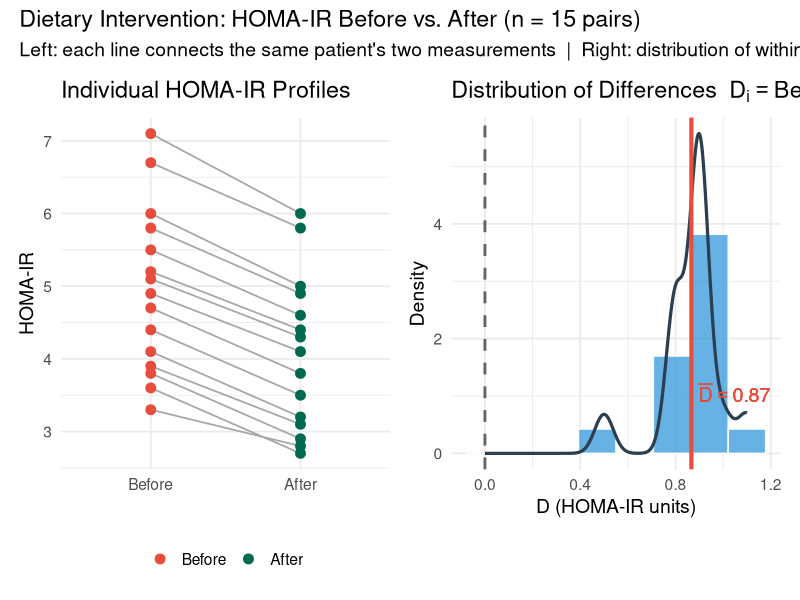
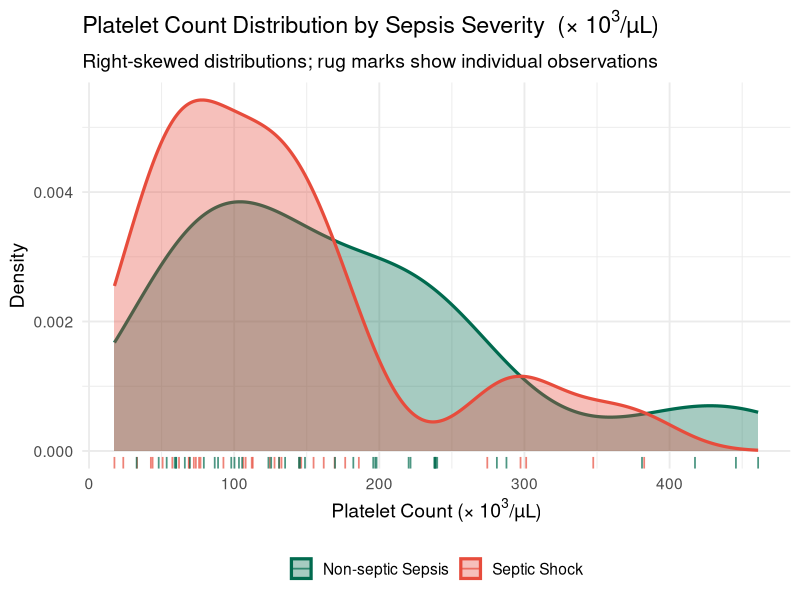
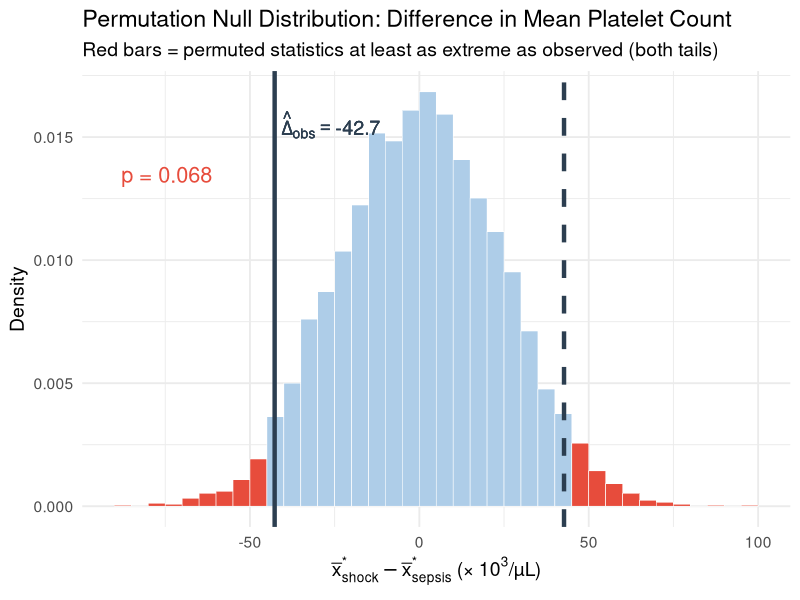

These figures' R source, in order:
## ---- chunk 1
#| label: "setup"
#| include: false
knitr::opts_chunk$set(echo = TRUE, warning = FALSE, message = FALSE)
library(tidyverse)
library(broom)
library(patchwork)
set.seed(551)
theme_set(theme_minimal(base_size = 14))
## ---- chunk 2
n1 <- 22; xbar1 <- 412.8; s1 <- 68.4  # COPD
n2 <- 25; xbar2 <- 356.2; s2 <- 41.7  # Controls

# Welch-Satterthwaite
v1 <- s1^2 / n1
v2 <- s2^2 / n2

nu_hat <- (v1 + v2)^2 / (v1^2 / (n1 - 1) + v2^2 / (n2 - 1))
cat(sprintf("v1 = s1^2/n1 = %.4f\n", v1))
cat(sprintf("v2 = s2^2/n2 = %.4f\n", v2))
cat(sprintf("Numerator:   (v1 + v2)^2 = %.4f\n", (v1 + v2)^2))
cat(sprintf("Denominator: %.4f\n", v1^2/(n1-1) + v2^2/(n2-1)))
cat(sprintf("nu_hat = %.2f  -->  round down to %d\n", nu_hat, floor(nu_hat)))
## ---- chunk 3
SE_diff <- sqrt(s1^2/n1 + s2^2/n2)
t_obs   <- (xbar1 - xbar2) / SE_diff
p_one   <- pt(t_obs, df = nu_hat, lower.tail = FALSE)

cat(sprintf("SE(xbar1 - xbar2) = %.4f\n", SE_diff))
cat(sprintf("t_obs = %.4f\n", t_obs))
cat(sprintf("df    = %.2f\n", nu_hat))
cat(sprintf("p-value (one-sided, upper) = %.5f\n", p_one))
## ---- chunk 4
t_crit <- qt(0.975, df = nu_hat)
ci_lo  <- (xbar1 - xbar2) - t_crit * SE_diff
ci_hi  <- (xbar1 - xbar2) + t_crit * SE_diff

cat(sprintf("t_crit (df = %.1f) = %.4f\n", nu_hat, t_crit))
cat(sprintf("95%% CI: (%.2f, %.2f) mg/dL\n", ci_lo, ci_hi))
## ---- chunk 5
F_obs  <- s1^2 / s2^2
df1    <- n1 - 1
df2    <- n2 - 1

# Two-sided p-value: 2 * min(lower, upper) tail
p_F <- 2 * min(pf(F_obs, df1, df2), pf(F_obs, df1, df2, lower.tail = FALSE))

cat(sprintf("F = s1^2/s2^2 = %.4f^2 / %.4f^2 = %.4f\n", s1, s2, F_obs))
cat(sprintf("df1 = %d, df2 = %d\n", df1, df2))
cat(sprintf("Two-sided p-value = %.5f\n", p_F))
## ---- chunk 6
Sp2 <- ((n1-1)*s1^2 + (n2-1)*s2^2) / (n1 + n2 - 2)
Sp  <- sqrt(Sp2)
SE_pool <- Sp * sqrt(1/n1 + 1/n2)
t_pool  <- (xbar1 - xbar2) / SE_pool
df_pool <- n1 + n2 - 2
p_pool  <- pt(t_pool, df = df_pool, lower.tail = FALSE)
t_crit_pool <- qt(0.975, df = df_pool)
ci_pool <- c((xbar1 - xbar2) - t_crit_pool * SE_pool,
             (xbar1 - xbar2) + t_crit_pool * SE_pool)

cat(sprintf("Sp^2 = %.2f  -->  Sp = %.2f\n", Sp2, Sp))
cat(sprintf("SE_pool = %.4f\n", SE_pool))
cat(sprintf("t_pool = %.4f, df = %d\n", t_pool, df_pool))
cat(sprintf("p-value (one-sided) = %.5f\n", p_pool))
cat(sprintf("95%% Pooled CI: (%.2f, %.2f)\n", ci_pool[1], ci_pool[2]))
## ---- chunk 7
nA <- 105; xA <- 89   # Regimen A
nB <- 105; xB <- 76   # Regimen B

phatA <- xA / nA
phatB <- xB / nB
diff_hat <- phatA - phatB

cat(sprintf("phat_A = %d/%d = %.4f\n", xA, nA, phatA))
cat(sprintf("phat_B = %d/%d = %.4f\n", xB, nB, phatB))
cat(sprintf("phat_A - phat_B = %.4f\n", diff_hat))
## ---- chunk 8
cond <- tibble(
  Regimen = c("A", "A", "B", "B"),
  Condition = c("n*phat", "n*(1-phat)", "n*phat", "n*(1-phat)"),
  Value = c(nA*phatA, nA*(1-phatA), nB*phatB, nB*(1-phatB))
)
cond
## ---- chunk 9
SE_unpooled <- sqrt(phatA*(1-phatA)/nA + phatB*(1-phatB)/nB)
z_crit      <- qnorm(0.975)
ci_lo_p     <- diff_hat - z_crit * SE_unpooled
ci_hi_p     <- diff_hat + z_crit * SE_unpooled

cat(sprintf("SE (unpooled) = %.5f\n", SE_unpooled))
cat(sprintf("95%% CI: (%.4f, %.4f)\n", ci_lo_p, ci_hi_p))
cat(sprintf("95%% CI: (%.1f%%, %.1f%%)\n", 100*ci_lo_p, 100*ci_hi_p))
## ---- chunk 10
phat_pool <- (xA + xB) / (nA + nB)
SE_pool_p <- sqrt(phat_pool*(1-phat_pool)*(1/nA + 1/nB))
Z_obs     <- diff_hat / SE_pool_p
p_two     <- 2 * pnorm(abs(Z_obs), lower.tail = FALSE)

cat(sprintf("phat_pool = (%d+%d)/(%d+%d) = %.4f\n", xA, xB, nA, nB, phat_pool))
cat(sprintf("SE (pooled) = %.5f\n", SE_pool_p))
cat(sprintf("Z = %.4f\n", Z_obs))
cat(sprintf("p-value (two-sided) = %.5f\n", p_two))

# Verify
prop.test(c(xA, xB), c(nA, nB), correct = FALSE) |> tidy()
## ---- chunk 11
RR_hat  <- phatA / phatB
log_RR  <- log(RR_hat)

# Var(log(phat_A/phat_B)) = Var(log phat_A) + Var(log phat_B)
# By delta method: Var(log phat) = (1-p)/(n*p)
var_log_A <- (1 - phatA) / (nA * phatA)
var_log_B <- (1 - phatB) / (nB * phatB)
se_log_RR <- sqrt(var_log_A + var_log_B)

ci_log  <- log_RR + c(-1,1) * z_crit * se_log_RR
ci_RR   <- exp(ci_log)

cat(sprintf("RR = phat_A / phat_B = %.4f / %.4f = %.4f\n",
            phatA, phatB, RR_hat))
cat(sprintf("log(RR) = %.4f,  SE(log RR) = %.5f\n", log_RR, se_log_RR))
cat(sprintf("95%% CI for log(RR): (%.4f, %.4f)\n", ci_log[1], ci_log[2]))
cat(sprintf("95%% CI for RR:      (%.4f, %.4f)\n", ci_RR[1],  ci_RR[2]))
## ---- chunk 12
before <- c(3.8, 5.2, 4.1, 6.7, 3.3, 4.9, 5.8, 7.1, 3.6, 4.4,
            6.0, 5.5, 4.7, 3.9, 5.1)
after  <- c(2.9, 4.4, 3.2, 5.8, 2.8, 4.1, 4.9, 6.0, 2.7, 3.5,
            5.0, 4.6, 3.8, 3.1, 4.3)
d      <- before - after
n_pair <- length(d)
## ---- chunk 13
Dbar  <- mean(d)
SD_d  <- sd(d)
r_cor <- cor(before, after)

cat(sprintf("n (pairs)     = %d\n",   n_pair))
cat(sprintf("D_bar         = %.4f\n", Dbar))
cat(sprintf("S_D           = %.4f\n", SD_d))
cat(sprintf("cor(before, after) = %.4f\n", r_cor))
## ---- chunk 14
t_pair <- Dbar / (SD_d / sqrt(n_pair))
p_pair <- pt(t_pair, df = n_pair - 1, lower.tail = FALSE)
t_crit_pair <- qt(0.975, df = n_pair - 1)

cat(sprintf("T = %.4f\n", t_pair))
cat(sprintf("df = %d\n", n_pair - 1))
cat(sprintf("p-value (one-sided) = %.6f\n", p_pair))

# Confirm with t.test
t.test(before, after, paired = TRUE, alternative = "greater") |> tidy()
## ---- chunk 15
ci_pair_lo <- Dbar - t_crit_pair * SD_d / sqrt(n_pair)
ci_pair_hi <- Dbar + t_crit_pair * SD_d / sqrt(n_pair)

cat(sprintf("95%% CI for mu_D: (%.4f, %.4f)\n", ci_pair_lo, ci_pair_hi))
## ---- chunk 16
welch_wrong <- t.test(before, after, paired = FALSE, 
                       alternative = "greater") |> tidy()
welch_paired <- t.test(before, after, paired = TRUE) |> tidy()

cat("=== Incorrect: Welch two-sample ===\n")
cat(sprintf("SE      = %.4f\n", welch_wrong$std.error))
cat(sprintf("p-value = %.6f (one-sided approx)\n", welch_wrong$p.value))
cat(sprintf("95%% CI  = (%.4f, %.4f)\n", welch_wrong$conf.low, welch_wrong$conf.high))

cat("\n=== Correct: Paired t-test ===\n")
cat(sprintf("SE      = %.4f\n", welch_paired$std.error))
cat(sprintf("p-value = %.6f (two-sided)\n", welch_paired$p.value))
cat(sprintf("95%% CI  = (%.4f, %.4f)\n", welch_paired$conf.low, welch_paired$conf.high))
## ---- chunk 17
s1_obs <- sd(before)
s2_obs <- sd(after)

var_d_formula <- s1_obs^2 + s2_obs^2 - 2 * r_cor * s1_obs * s2_obs
var_d_direct  <- SD_d^2

cat(sprintf("s_before = %.4f,  s_after = %.4f,  r = %.4f\n",
            s1_obs, s2_obs, r_cor))
cat(sprintf("Var(D) via formula = %.4f\n", var_d_formula))
cat(sprintf("Var(D) direct      = %.4f  (should match)\n", var_d_direct))
cat(sprintf("Var(D) if rho = 0  = %.4f  (what unpaired assumes)\n",
            s1_obs^2 + s2_obs^2))
## ---- chunk 18
#| fig-height: 6
#| fig-width: 13
#| code-fold: true

pair_df <- tibble(
  Patient = factor(seq_len(n_pair)),
  Before  = before,
  After   = after,
  D       = d
)

p1 <- pair_df |>
  pivot_longer(c(Before, After), names_to = "Time", values_to = "HOMA_IR") |>
  mutate(Time = factor(Time, levels = c("Before", "After"))) |>
  ggplot(aes(x = Time, y = HOMA_IR, group = Patient)) +
  geom_line(color = "grey65", linewidth = 0.6) +
  geom_point(aes(color = Time), size = 3) +
  scale_color_manual(values = c("Before" = "#e74c3c", "After" = "#006a4e")) +
  labs(
    title  = "Individual HOMA-IR Profiles",
    x      = NULL,
    y      = "HOMA-IR",
    color  = NULL
  ) +
  theme(legend.position = "bottom")

p2 <- pair_df |>
  ggplot(aes(x = D)) +
  geom_histogram(aes(y = after_stat(density)), bins = 8,
                 fill = "#3498db", color = "white", alpha = 0.75) +
  geom_density(color = "#2c3e50", linewidth = 1.1) +
  geom_vline(xintercept = 0,    linetype = "dashed",
             color = "grey40",  linewidth = 1.0) +
  geom_vline(xintercept = Dbar, color = "#e74c3c", linewidth = 1.4) +
  annotate("text", x = Dbar + 0.03, y = 1.05,
           label = bquote(bar(D) == .(round(Dbar, 2))),
           color = "#e74c3c", size = 5, hjust = 0) +
  labs(
    title = expression("Distribution of Differences  " * D[i] == "Before" - "After"),
    x     = "D (HOMA-IR units)",
    y     = "Density"
  )

p1 + p2 +
  plot_annotation(
    title    = "Dietary Intervention: HOMA-IR Before vs. After (n = 15 pairs)",
    subtitle = "Left: each line connects the same patient's two measurements  |  Right: distribution of within-patient differences"
  )
## ---- chunk 19
set.seed(551)
platelets_shock  <- round(rgamma(35, shape = 2.0, rate = 0.016), 1)
platelets_sepsis <- round(rgamma(40, shape = 3.5, rate = 0.022), 1)
## ---- chunk 20
tibble(
  Group = c(rep("Septic Shock", 35), rep("Non-septic Sepsis", 40)),
  Platelets = c(platelets_shock, platelets_sepsis)
) |>
  group_by(Group) |>
  summarise(
    n      = n(),
    Mean   = round(mean(Platelets), 1),
    Median = round(median(Platelets), 1),
    SD     = round(sd(Platelets), 1),
    .groups = "drop"
  )
## ---- chunk 21
#| fig-height: 5.5
#| fig-width: 11
#| code-fold: true

tibble(
  Group     = c(rep("Septic Shock", 35), rep("Non-septic Sepsis", 40)),
  Platelets = c(platelets_shock, platelets_sepsis)
) |>
  ggplot(aes(x = Platelets, fill = Group)) +
  geom_density(aes(color = Group), linewidth = 1.1, alpha = 0.35) +
  geom_rug(aes(color = Group), linewidth = 0.6, alpha = 0.7) +
  scale_fill_manual(values  = c("Septic Shock" = "#e74c3c", "Non-septic Sepsis" = "#006a4e")) +
  scale_color_manual(values = c("Septic Shock" = "#e74c3c", "Non-septic Sepsis" = "#006a4e")) +
  labs(
    title    = expression("Platelet Count Distribution by Sepsis Severity  (× 10"^3 * "/µL)"),
    subtitle = "Right-skewed distributions; rug marks show individual observations",
    x        = expression("Platelet Count (× 10"^3 * "/µL)"),
    y        = "Density",
    fill     = NULL, color = NULL
  ) +
  theme(legend.position = "bottom")
## ---- chunk 22
set.seed(551)
B        <- 5000
n1_plt   <- length(platelets_shock)
n2_plt   <- length(platelets_sepsis)
obs_diff <- mean(platelets_shock) - mean(platelets_sepsis)

boot_means <- replicate(B, {
  mean(sample(platelets_shock,  n1_plt, replace = TRUE)) -
  mean(sample(platelets_sepsis, n2_plt, replace = TRUE))
})

ci_pct   <- quantile(boot_means, c(0.025, 0.975))
ci_basic <- 2 * obs_diff - quantile(boot_means, c(0.975, 0.025))
boot_se  <- sd(boot_means)

cat(sprintf("Observed difference (Shock - Sepsis): %.2f\n", obs_diff))
cat(sprintf("Bootstrap SE:                         %.4f\n", boot_se))
cat(sprintf("Bootstrap Percentile 95%% CI: (%.2f, %.2f)\n", ci_pct[1],   ci_pct[2]))
cat(sprintf("Bootstrap Basic      95%% CI: (%.2f, %.2f)\n", ci_basic[1], ci_basic[2]))
## ---- chunk 23
set.seed(551)
obs_med_diff <- median(platelets_shock) - median(platelets_sepsis)

boot_meds <- replicate(B, {
  median(sample(platelets_shock,  n1_plt, replace = TRUE)) -
  median(sample(platelets_sepsis, n2_plt, replace = TRUE))
})

ci_med_pct <- quantile(boot_meds, c(0.025, 0.975))

cat(sprintf("Observed median difference (Shock - Sepsis): %.2f\n", obs_med_diff))
cat(sprintf("Bootstrap Percentile 95%% CI (medians): (%.2f, %.2f)\n",
            ci_med_pct[1], ci_med_pct[2]))
## ---- chunk 24
welch_plt <- t.test(platelets_shock, platelets_sepsis) |> tidy()
cat(sprintf("Welch t-test:  diff = %.2f,  95%% CI = (%.2f, %.2f),  p = %.4f\n",
            welch_plt$estimate, welch_plt$conf.low, welch_plt$conf.high,
            welch_plt$p.value))

cat(sprintf("Bootstrap SE CI: diff = %.2f,  boot SE = %.4f\n", obs_diff, boot_se))
cat(sprintf("Bootstrap Percentile 95%% CI: (%.2f, %.2f)\n", ci_pct[1], ci_pct[2]))
## ---- chunk 25
set.seed(551)
all_obs <- c(platelets_shock, platelets_sepsis)
T_obs   <- mean(platelets_shock) - mean(platelets_sepsis)

perm_stats <- replicate(B, {
  perm <- sample(all_obs)
  mean(perm[1:n1_plt]) - mean(perm[(n1_plt+1):(n1_plt+n2_plt)])
})

p_perm <- mean(abs(perm_stats) >= abs(T_obs))

cat(sprintf("Observed test statistic: %.4f\n", T_obs))
cat(sprintf("Permutation p-value (two-sided): %.4f\n", p_perm))
cat(sprintf("Welch t-test p-value:            %.4f\n", welch_plt$p.value))
## ---- chunk 26
#| fig-height: 5.5
#| fig-width: 12
#| code-fold: true

# Pre-compute histogram bins so density heights are consistent across fill groups.
# Mapping fill = abs(stat) >= abs(T_obs) inside aes() of geom_histogram splits
# the data into two sub-groups and computes after_stat(density) within each
# group separately, so tail bars appear at rescaled (incorrect) heights.
# Instead, compute bins via hist() and use geom_rect with correct density values.

h <- hist(perm_stats, breaks = 60, plot = FALSE)

bin_df <- tibble(
  xmin    = h$breaks[-length(h$breaks)],
  xmax    = h$breaks[-1],
  density = h$density,
  xmid    = h$mids,
  in_tail = abs(xmid) >= abs(T_obs)
)

p_val_label <- sprintf("p = %.3f", p_perm)

ggplot(bin_df) +
  geom_rect(aes(xmin = xmin, xmax = xmax,
                ymin = 0,    ymax = density,
                fill = in_tail),
            color = "white", linewidth = 0.2) +
  scale_fill_manual(values = c("FALSE" = "#aecde8", "TRUE" = "#e74c3c"),
                    guide = "none") +
  geom_vline(xintercept =  T_obs, color = "#2c3e50", linewidth = 1.5) +
  geom_vline(xintercept = -T_obs, color = "#2c3e50", linewidth = 1.5,
             linetype = "dashed") +
  annotate("text", x = T_obs + 2, y = max(h$density) * 0.92,
           label = bquote(hat(Delta)[obs] == .(round(T_obs, 1))),
           color = "#2c3e50", size = 5, hjust = 0) +
  annotate("text", x = min(h$breaks) + 2, y = max(h$density) * 0.80,
           label = p_val_label, color = "#e74c3c",
           size = 5.5, hjust = 0) +
  labs(
    title    = "Permutation Null Distribution: Difference in Mean Platelet Count",
    subtitle = "Red bars = permuted statistics at least as extreme as observed (both tails)",
    x        = expression(bar(x)[shock]^"*" - bar(x)[sepsis]^"*" ~
                          "(× 10"^3 * "/µL)"),
    y        = "Density"
  )
